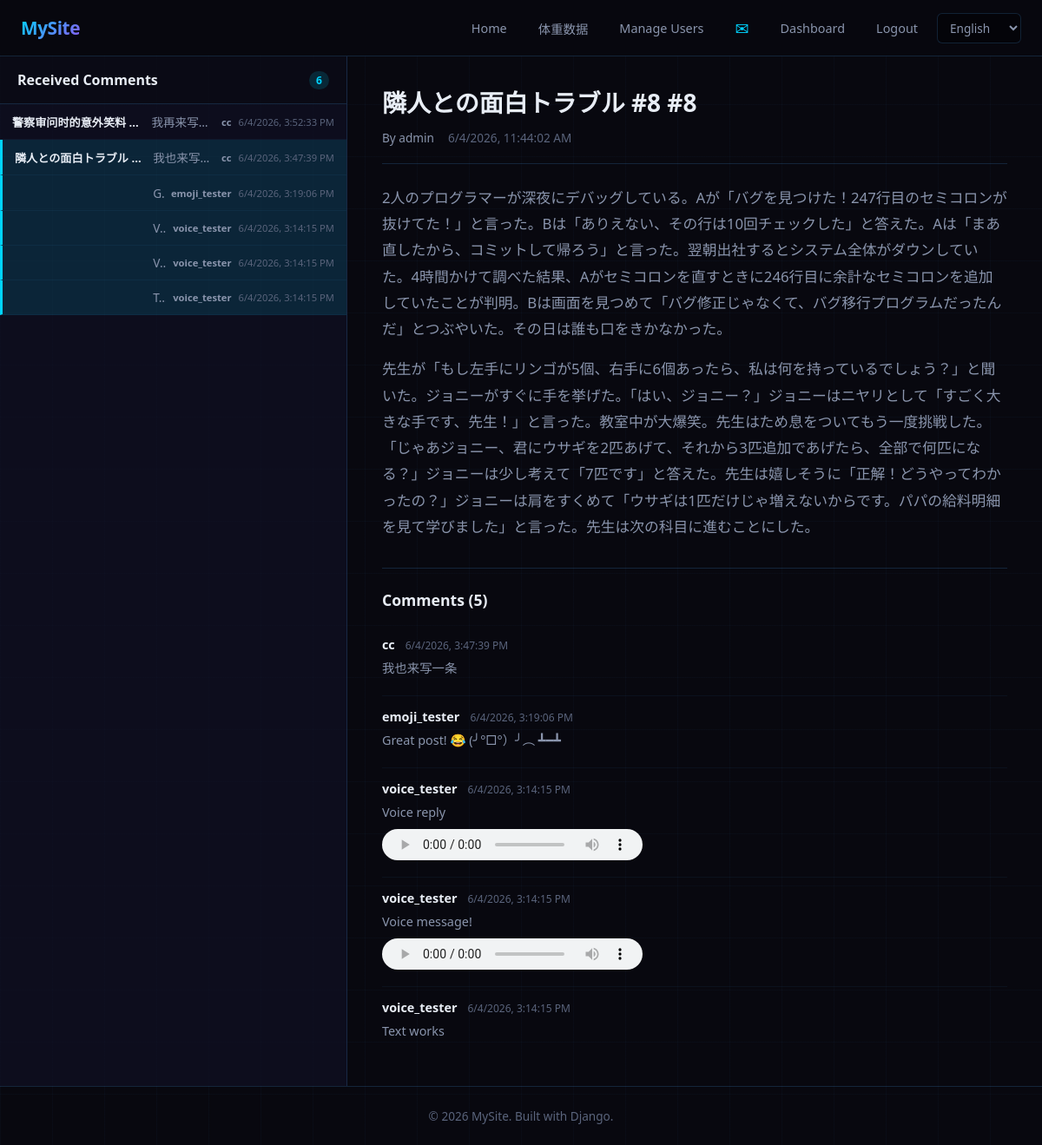
Page /comments/received/?post_id=1516 (signed in) on the committed database.
### accounts/models.py (models this page shows, shortened)
class Comment(models.Model):
    post = models.ForeignKey(Post, on_delete=models.CASCADE, related_name='comments')
    author = models.ForeignKey(User, on_delete=models.CASCADE, related_name='comments')
    parent = models.ForeignKey('self', on_delete=models.CASCADE, null=True, blank=True, related_name='replies')
    content = models.TextField(max_length=2000, blank=True, verbose_name='Content')
    audio = models.FileField(upload_to='comments/audio/', null=True, blank=True, verbose_name='Voice Message')
    created_at = models.DateTimeField(auto_now_add=True, verbose_name='Created At')
    @property
    def has_audio(self):
        return bool(self.audio)
    class Meta:
        ordering = ['-created_at']
        verbose_name = 'Comment'
        verbose_name_plural = 'Comments'

class Post(models.Model):
    title = models.CharField(max_length=200, verbose_name='Title')
    content = models.TextField(verbose_name='Content')
    author = models.ForeignKey(User, on_delete=models.CASCADE, related_name='posts')
    created_at = models.DateTimeField(auto_now_add=True, verbose_name='Created At')
    updated_at = models.DateTimeField(auto_now=True, verbose_name='Updated At')
    class Meta:
        ordering = ['-created_at']
        verbose_name = 'Post'
        verbose_name_plural = 'Posts'

### accounts/views.py (the view)
# urls.py: path('comments/received/', views.received_comments, name='received_comments'),
@login_required
def received_comments(request):
    comments = Comment.objects.filter(
        post__author=request.user
    ).exclude(
        author=request.user  # exclude own comments
    ).select_related('author', 'post', 'parent').order_by('post_id', '-created_at')
    comment_rows = []
    seen_posts = set()
    for c in comments:
        show_title = c.post_id not in seen_posts
        if show_title:
            seen_posts.add(c.post_id)
        comment_rows.append((c, show_title))
    selected_post = None
    selected_comments = []
    post_id = request.GET.get('post_id')
    if post_id:
        selected_post = get_object_or_404(
            Post.objects.select_related('author').filter(author=request.user),
            pk=post_id
        )
        selected_comments = selected_post.comments.select_related('author').all()
    return render(request, 'accounts/received_comments.html', {
        'comment_rows': comment_rows,
        'selected_post': selected_post,
        'selected_comments': selected_comments,
    })

### accounts/models.py (called while the page is built)
    @property
    def is_admin(self):
        return self.role == self.Role.ADMIN

### templates/accounts/received_comments.html (shortened to what this page needs)
<!DOCTYPE html>
{% load i18n %}
<html lang="{{ LANGUAGE_CODE }}">
<head>
    <link rel="stylesheet" href="/static/css/style.css">
</head>
<body>
    <nav>
        <div class="nav-container">
            <a href="/" class="logo">{% trans "MySite" %}</a>
            <div class="nav-links">
                <a href="/posts/">{% trans "Home" %}</a>
                <a href="/weight-data/">体重数据</a>
                {% if user.is_authenticated and user.profile.is_admin %}
                    <a href="/users/">{% trans "Manage Users" %}</a>
                {% endif %}
                                <div class="nav-right">
                    <a href="/comments/received/" class="nav-envelope" title="Inbox">&#9993;</a>
                    {% if user.is_authenticated and user.profile.is_admin %}
                        <a href="/success/">{% trans "Dashboard" %}</a>
                    {% endif %}
                    {% if user.is_authenticated %}
                        <a href="/logout/">{% trans "Logout" %}</a>
                    {% else %}
                        <a href="/login/">{% trans "Login" %}</a>
                        <a href="/register/" class="btn-register">{% trans "Register" %}</a>
                    {% endif %}
                    {% include "accounts/language_switcher.html" %}
                </div>
            </div>
        </div>
    </nav>
    <div class="split-container">
        <aside class="split-sidebar">
            <div class="sidebar-header">
                <h3>{% trans "Received Comments" %}</h3>
                <span class="inbox-count">{{ comment_rows|length }}</span>
            </div>
            <div class="sidebar-list inbox-list">
                {% for comment, show_title in comment_rows %}
                    <a href="?post_id={{ comment.post.id }}#comment-{{ comment.id }}"
                       class="sidebar-item inbox-row {% if selected_post and selected_post.id == comment.post.id %}active{% endif %}">
                        <span class="inbox-title-cell">
                            {% if show_title %}{{ comment.post.title }}{% endif %}
                        </span>
                        <span class="inbox-comment-cell">
                            <span class="inbox-comment-text">{{ comment.content|truncatechars:80 }}</span>
                            <span class="inbox-comment-meta">
                                <strong>{{ comment.author.username }}</strong>
                                <time class="utc-time" datetime="{{ comment.created_at|date:'c' }}">{{ comment.created_at|date:'m-d H:i' }}</time>
                            </span>
                        </span>
                    </a>
                {% empty %}
                    <p class="empty-row">{% trans "No comments received yet." %}</p>
                {% endfor %}
            </div>
        </aside>
        <main class="split-content">
            {% if selected_post %}
                <article class="post-detail-section">
                    <h2>{{ selected_post.title }}</h2>
                    <div class="post-meta">
                        <span class="post-author">{% trans "By" %} {{ selected_post.author.username }}</span>
                        <span class="post-date"><time class="utc-time" datetime="{{ selected_post.created_at|date:'c' }}">{{ selected_post.created_at|date:'Y-m-d H:i' }}</time></span>
                    </div>
                    <div class="post-content">
                        {{ selected_post.content|linebreaks }}
                    </div>
                    <div class="comments-section">
                        <h3>{% trans "Comments" %} ({{ selected_comments|length }})</h3>
                        {% for comment in selected_comments %}
                        <div class="comment-item" id="comment-{{ comment.id }}">
                            <div class="comment-meta">
                                <strong>{{ comment.author.username }}</strong>
                                <span class="comment-time"><time class="utc-time" datetime="{{ comment.created_at|date:'c' }}">{{ comment.created_at|date:'Y-m-d H:i' }}</time></span>
                            </div>
                            <div class="comment-content">{{ comment.content|linebreaks }}</div>
                            {% if comment.has_audio %}
                            <div class="comment-audio">
                                <audio controls preload="metadata">
                                    <source src="{{ comment.audio.url }}" type="audio/webm">
                                </audio>
                            </div>
                            {% endif %}
                        </div>
                        {% empty %}
                        <p class="empty-row">{% trans "No comments yet." %}</p>
                        {% endfor %}
                    </div>
                </article>
            {% else %}
                <div class="inbox-placeholder">
                    <div class="inbox-icon">&#9993;</div>
                    <h2>{% trans "Your Inbox" %}</h2>
                    <p>{% trans "Select a comment on the left to view the related post." %}</p>
                </div>
            {% endif %}
        </main>
    </div>
    <footer>
        <p>{% trans "© 2026 MySite. Built with Django." %}</p>
    </footer>
</body>
</html>

### rows in the picture
Comment: post "警察审问时的意外笑料…", content "我再来写…", author.username "cc"
Comment: post "隣人との面白トラブル…", content "我也来写…", author.username "cc", content "我也来写一条"
Comment: author.username "emoji_tester", content "Great post! 😂 (╯°□°）╯︵ ┻━┻"
Comment: author.username "voice_tester", content "Voice reply"
Comment: author.username "voice_tester", content "Voice message!"
Comment: author.username "voice_tester", content "Text works"
Post: title "隣人との面白トラブル #8 #8", author.username "admin", content "2人のプログラマーが深夜にデバッグしている。Aが「バグを見つけた！247行目のセミコロンが抜けてた！」と言った。Bは「ありえない、その行は10回チェックした」と答えた。Aは「まあ直したから、コミットして帰ろう」と言った。翌朝出社するとシステム全体がダウンしていた。4時間かけて調べた結果、Aがセミコロンを直すときに246行目に余計なセミコロンを追加していたことが判明。Bは画面を見つめて「バグ修正じゃなくて、バグ移行プログラムだったんだ」とつぶやいた。その日は誰も口をきかなかった。 先生が「もし左手にリンゴが5個、右手に6個あったら、私は何を持っているでしょう？」と聞いた。ジョニーがすぐに手を挙げた。「はい、ジョニー？」ジョニーはニヤリとして「すごく大きな手です、先生！」と言った。教室中が大爆笑。先生はため息をついてもう一度挑戦した。「じゃあジョニー、君にウサギを2匹あげて、それから3匹追加であげたら、全部で何匹になる？」ジョニーは少し考えて「7匹です」と答えた。先生は嬉しそうに「正解！どうやってわかったの？」ジョニーは肩をすくめて「ウサギは1匹だけじゃ増えないからです。パパの給料明細を見て学びました」と言った。先生は次の科目に進むことにした。"

### other values in the picture
{{ comment_rows|length }} "6"
{{ selected_comments|length }} "5"
form field language "English"
